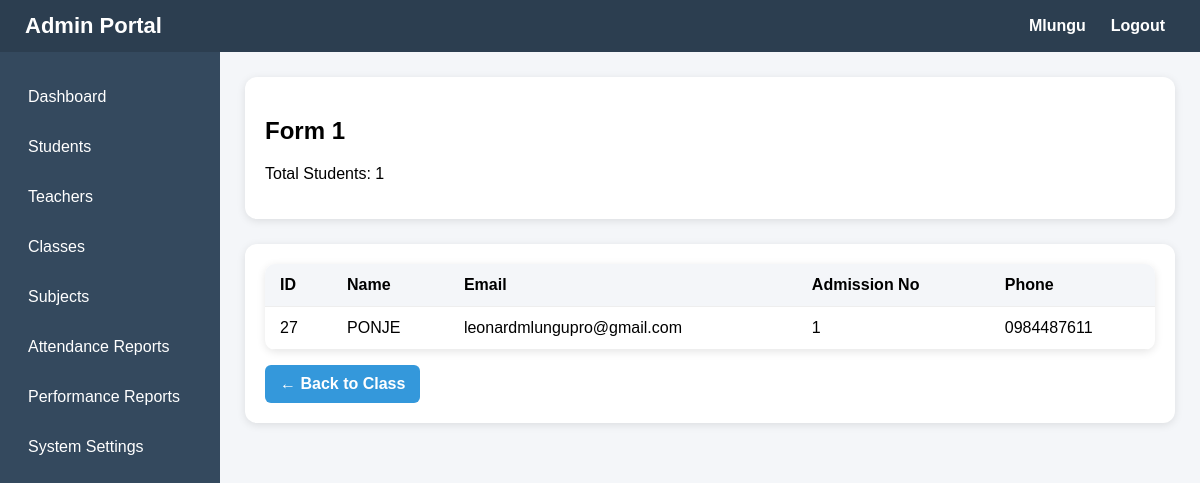
The page /admin/classes/class_students.php?id=1 (signed in) on the database its author committed.
### tables this page shows
CREATE TABLE IF NOT EXISTS `classes` (
  `class_id` int NOT NULL AUTO_INCREMENT,
  `class_name` varchar(50) NOT NULL,
  `class_teacher` int DEFAULT NULL,
  PRIMARY KEY (`class_id`),
  KEY `class_teacher` (`class_teacher`)
);

CREATE TABLE IF NOT EXISTS `students` (
  `student_id` int NOT NULL AUTO_INCREMENT,
  `user_id` int NOT NULL,
  `admission_number` varchar(20) DEFAULT NULL,
  `class_id` int DEFAULT NULL,
  `gender` varchar(10) DEFAULT NULL,
  `date_of_birth` date DEFAULT NULL,
  `phone` varchar(20) DEFAULT NULL,
  PRIMARY KEY (`student_id`),
  UNIQUE KEY `admission_number` (`admission_number`),
  KEY `user_id` (`user_id`),
  KEY `class_id` (`class_id`)
);

CREATE TABLE IF NOT EXISTS `users` (
  `user_id` int NOT NULL AUTO_INCREMENT,
  `name` varchar(100) NOT NULL,
  `username` varchar(50) NOT NULL,
  `password` varchar(255) NOT NULL,
  `role` enum('admin','teacher','student') NOT NULL,
  `email` varchar(100) DEFAULT NULL,
  `phone` varchar(20) DEFAULT NULL,
  `created_at` timestamp NULL DEFAULT CURRENT_TIMESTAMP,
  `profile_image` varchar(255) DEFAULT 'default.png',
  `last_login` datetime DEFAULT NULL,
  PRIMARY KEY (`user_id`),
  UNIQUE KEY `username` (`username`)
);

### admin/classes/class_students.php (the view, shortened to what this page needs)
<?php
include("../../config/database.php");
$class_id = intval($_GET['id']);
$class = mysqli_query($conn, "
    SELECT * FROM classes
    WHERE class_id='$class_id'
");
$class_data = mysqli_fetch_assoc($class);
$students = mysqli_query($conn, "
    SELECT
        students.student_id,
        students.admission_number,
        users.name,
        users.email,
        COALESCE(students.phone, users.phone) AS phone
    FROM students
    JOIN users ON students.user_id = users.user_id
    WHERE students.class_id = '$class_id'
");
?>
<!DOCTYPE html>
<html>
<head>
<link rel="stylesheet" href="../../assets/css/admin.css">
</head>
<body>
<div class="header">
    <div class="header-left">
        <span class="dashboard-title">Admin Portal</span>
    </div>
    <div class="header-right">
        <span class="header-name"><?php echo $_SESSION['name']; ?></span>
        <a href="../../includes/logout.php">Logout</a>
    </div>
</div>
<div class="dashboard">
<div class="sidebar">
    <a href="../dashboard.php" class="active">Dashboard</a>
    <a href="../students/manage_students.php">Students</a>
    <a href="../teachers/manage_teachers.php">Teachers</a>
    <a href="../classes/manage_classes.php">Classes</a>
    <a href="../subjects/manage_subjects.php">Subjects</a>
    <a href="../reports/attendance_report.php">Attendance Reports</a>
    <a href="../reports/performance_report.php">Performance Reports</a>
    <a href="../settings/system_settings.php">System Settings</a>
</div>
<div class="content">
<div class="card">
    <h2><?php echo htmlspecialchars($class_data['class_name']); ?></h2>
    <p>
        Total Students:
        <span class=""><?php echo mysqli_num_rows($students); ?></span>
    </p>
</div>
<div class="card">
<table>
<tr>
    <th>ID</th>
    <th>Name</th>
    <th>Email</th>
    <th>Admission No</th>
    <th>Phone</th>
</tr>
<?php while($row = mysqli_fetch_assoc($students)){ ?>
<tr>
    <td><?php echo $row['student_id']; ?></td>
    <td><?php echo $row['name'] ?? 'N/A'; ?></td>
    <td><?php echo $row['email'] ?? 'N/A'; ?></td>
    <td><?php echo $row['admission_number']; ?></td>
    <td><?php echo !empty($row['phone']) ? $row['phone'] : 'N/A'; ?></td>
</tr>
<?php } ?>
</table>
<a href="view_class.php?id=<?php echo $class_id; ?>" class="btn back-btn">
    ← Back to Class
</a>
</div>
</div>
</div>
</body>
</html>

### assets/css/admin.css (style rules this page uses)
body { font-family: Arial, Helvetica, sans-serif; background: #f4f6f9; margin: 0; }
.header { display: flex; justify-content: space-between; align-items: center; background: #2c3e50; color: white; padding: 12px 25px; }
.header-left .dashboard-title { font-size: 22px; font-weight: bold; }
.header-right { display: flex; align-items: center; gap: 15px; }
.header-name { font-weight: bold; }
.header a { color: white; text-decoration: none; font-weight: bold; padding: 5px 10px; border-radius: 5px; transition: 0.3s; }
.dashboard { display: flex; min-height: calc(100vh - 60px); }
.sidebar { width:220px; background:#34495e; padding:20px 0; display:flex; flex-direction:column; }
.sidebar a { display:flex; align-items:center; padding:12px 18px; margin:4px 10px; color:white; text-decoration:none; border-radius:8px; transition:0.3s; }
.content { flex: 1; padding: 25px; display: flex; flex-direction: column; gap: 25px; }
.card { background: white; padding: 20px; border-radius: 12px; box-shadow: 0 2px 8px rgba(0,0,0,0.1); }
table { width: 100%; border-collapse: collapse; background: white; border-radius: 10px; overflow: hidden; box-shadow: 0 2px 8px rgba(0,0,0,0.1); }
table th, table td { padding: 12px 15px; text-align: left; border-bottom: 1px solid #eee; }
table th { background: #f4f6f9; }
.btn { background: #3498db; color: white; padding: 10px 15px; border-radius: 6px; text-decoration: none; font-weight: bold; transition: 0.3s; }

### admin/classes/class_students.php (style rules this page uses)
.back-btn { display:inline-block; margin-top:15px; }

### rows shown on the page
classes: class_name "Form 1"
students: student_id "27", user.name "PONJE", user.email "leonardmlungupro@gmail.com", admission_number "1", phone "0984487611"

### other values the page prints
$_SESSION['name'] "Mlungu"
mysqli_num_rows($students) "1"
